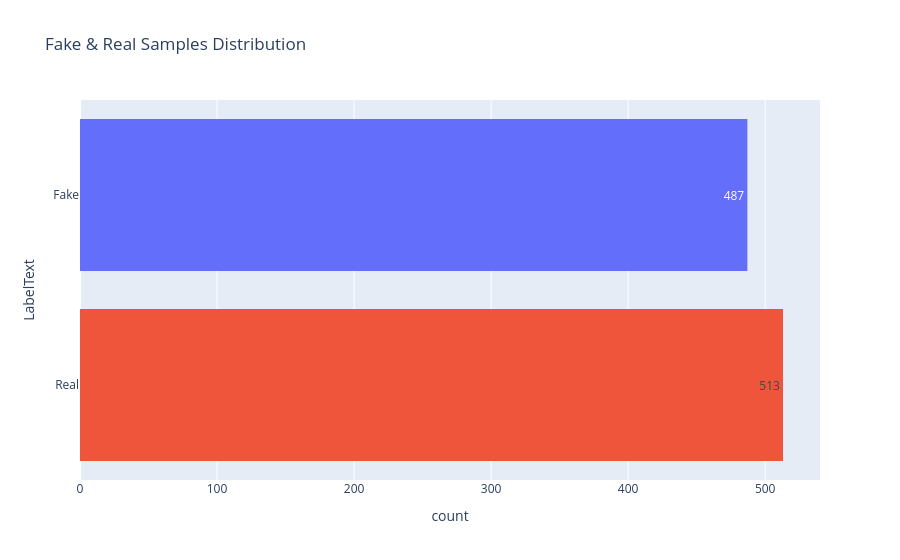

The cell this chart's notebook holds for it:
### Code cell
label_map = {0: "Fake", 1: "Real"}
data["LabelText"] = data["Label"].map(label_map)

fig = px.histogram(
    data_frame=data,
    y="LabelText",
    color="LabelText",
    text_auto=True,
    title="Fake & Real Samples Distribution",
    color_discrete_map={"Fake":"#636EFA","Real":"#EF553B"}
)
fig.update_layout(showlegend=False)
fig.show()

### Figure 1 — Plotly figure (JSON) as saved in the notebook; plotly's stock layout.template omitted (floating-point values rounded to 4 significant figures; data arrays with more than 128 entries replaced by an {"elided": "..."} marker saying what was removed)
{"data": [{"bingroup": "y", "hovertemplate": "LabelText=%{y}<br>count=%{x}<extra></extra>", "legendgroup": "Fake", "marker": {"color": "#636EFA", "pattern": {"shape": ""}}, "name": "Fake", "orientation": "h", "showlegend": true, "texttemplate": "%{value}", "type": "histogram", "xaxis": "x", "y": {"elided": "487 str values"}, "yaxis": "y"}, {"bingroup": "y", "hovertemplate": "LabelText=%{y}<br>count=%{x}<extra></extra>", "legendgroup": "Real", "marker": {"color": "#EF553B", "pattern": {"shape": ""}}, "name": "Real", "orientation": "h", "showlegend": true, "texttemplate": "%{value}", "type": "histogram", "xaxis": "x", "y": {"elided": "513 str values"}, "yaxis": "y"}], "layout": {"barmode": "relative", "legend": {"title": {"text": "LabelText"}, "tracegroupgap": 0}, "showlegend": false, "title": {"text": "Fake & Real Samples Distribution"}, "xaxis": {"anchor": "y", "domain": [0, 1], "title": {"text": "count"}}, "yaxis": {"anchor": "x", "categoryarray": ["Real", "Fake"], "categoryorder": "array", "domain": [0, 1], "title": {"text": "LabelText"}}}}
